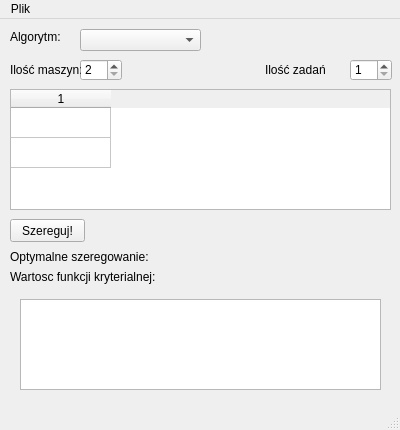
<?xml version="1.0" encoding="UTF-8"?>
<ui version="4.0">
 <class>MainWindow</class>
 <widget class="QMainWindow" name="MainWindow">
  <property name="geometry">
   <rect>
    <x>0</x>
    <y>0</y>
    <width>400</width>
    <height>430</height>
   </rect>
  </property>
  <property name="windowTitle">
   <string>Johnson</string>
  </property>
  <widget class="QWidget" name="centralWidget">
   <widget class="QTableWidget" name="tableWidget">
    <property name="geometry">
     <rect>
      <x>10</x>
      <y>70</y>
      <width>381</width>
      <height>121</height>
     </rect>
    </property>
    <property name="showGrid">
     <bool>true</bool>
    </property>
    <property name="rowCount">
     <number>2</number>
    </property>
    <property name="columnCount">
     <number>1</number>
    </property>
    <attribute name="verticalHeaderVisible">
     <bool>false</bool>
    </attribute>
    <row>
     <property name="text">
      <string>P[1]</string>
     </property>
    </row>
    <row>
     <property name="text">
      <string>P[2]</string>
     </property>
    </row>
    <column/>
   </widget>
   <widget class="QLabel" name="Orderlabel">
    <property name="geometry">
     <rect>
      <x>10</x>
      <y>230</y>
      <width>361</width>
      <height>16</height>
     </rect>
    </property>
    <property name="text">
     <string>Optymalne szeregowanie:</string>
    </property>
   </widget>
   <widget class="QPushButton" name="orderButton">
    <property name="geometry">
     <rect>
      <x>10</x>
      <y>200</y>
      <width>75</width>
      <height>23</height>
     </rect>
    </property>
    <property name="text">
     <string>Szereguj!</string>
    </property>
   </widget>
   <widget class="QSpinBox" name="MashinesSpinBox">
    <property name="geometry">
     <rect>
      <x>80</x>
      <y>40</y>
      <width>42</width>
      <height>22</height>
     </rect>
    </property>
    <property name="minimum">
     <number>2</number>
    </property>
    <property name="maximum">
     <number>3</number>
    </property>
    <property name="value">
     <number>2</number>
    </property>
   </widget>
   <widget class="QSpinBox" name="JobsSpinBox">
    <property name="geometry">
     <rect>
      <x>350</x>
      <y>40</y>
      <width>42</width>
      <height>22</height>
     </rect>
    </property>
    <property name="minimum">
     <number>1</number>
    </property>
    <property name="maximum">
     <number>10</number>
    </property>
   </widget>
   <widget class="QLabel" name="label">
    <property name="geometry">
     <rect>
      <x>265</x>
      <y>40</y>
      <width>71</width>
      <height>21</height>
     </rect>
    </property>
    <property name="text">
     <string>Ilość zadań</string>
    </property>
   </widget>
   <widget class="QLabel" name="label_2">
    <property name="geometry">
     <rect>
      <x>10</x>
      <y>40</y>
      <width>71</width>
      <height>21</height>
     </rect>
    </property>
    <property name="text">
     <string>Ilość maszyn:</string>
    </property>
   </widget>
   <widget class="QLabel" name="ResultLabel">
    <property name="geometry">
     <rect>
      <x>10</x>
      <y>250</y>
      <width>371</width>
      <height>16</height>
     </rect>
    </property>
    <property name="text">
     <string>Wartosc funkcji kryterialnej:</string>
    </property>
   </widget>
   <widget class="QGraphicsView" name="graphicsView">
    <property name="geometry">
     <rect>
      <x>20</x>
      <y>280</y>
      <width>361</width>
      <height>91</height>
     </rect>
    </property>
   </widget>
   <widget class="QLabel" name="DominanceLabel">
    <property name="geometry">
     <rect>
      <x>220</x>
      <y>200</y>
      <width>161</width>
      <height>21</height>
     </rect>
    </property>
    <property name="text">
     <string/>
    </property>
   </widget>
   <widget class="QLabel" name="label_3">
    <property name="geometry">
     <rect>
      <x>10</x>
      <y>10</y>
      <width>71</width>
      <height>16</height>
     </rect>
    </property>
    <property name="text">
     <string>Algorytm:</string>
    </property>
   </widget>
   <widget class="QComboBox" name="AlgorithmBox">
    <property name="geometry">
     <rect>
      <x>80</x>
      <y>10</y>
      <width>121</width>
      <height>22</height>
     </rect>
    </property>
   </widget>
  </widget>
  <widget class="QMenuBar" name="menuBar">
   <property name="geometry">
    <rect>
     <x>0</x>
     <y>0</y>
     <width>400</width>
     <height>21</height>
    </rect>
   </property>
   <widget class="QMenu" name="menuPlik">
    <property name="title">
     <string>Plik</string>
    </property>
    <addaction name="actionOtworz"/>
    <addaction name="actionZapisz"/>
   </widget>
   <addaction name="menuPlik"/>
  </widget>
  <widget class="QStatusBar" name="statusBar"/>
  <action name="actionOtworz">
   <property name="text">
    <string>Otwórz</string>
   </property>
   <property name="shortcut">
    <string>Ctrl+O</string>
   </property>
  </action>
  <action name="actionZapisz">
   <property name="text">
    <string>Zapisz</string>
   </property>
   <property name="shortcut">
    <string>Ctrl+S</string>
   </property>
  </action>
 </widget>
 <layoutdefault spacing="6" margin="11"/>
 <resources/>
 <connections/>
</ui>
